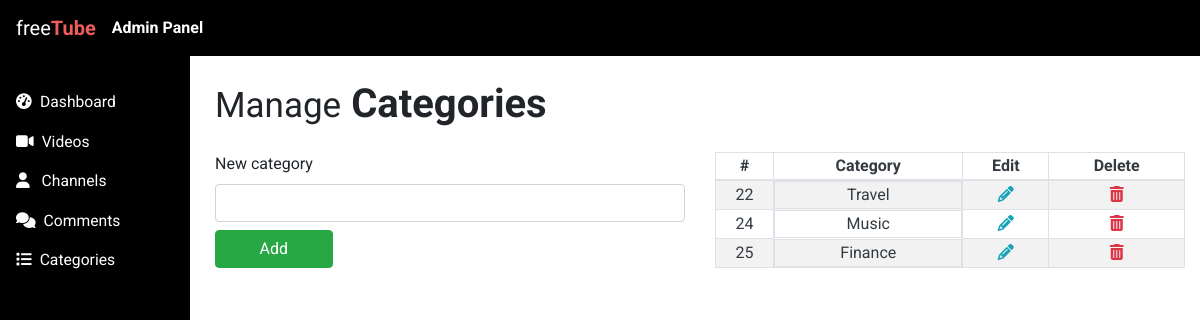
The page /admin/categories (signed in) on the database as committed earlier.
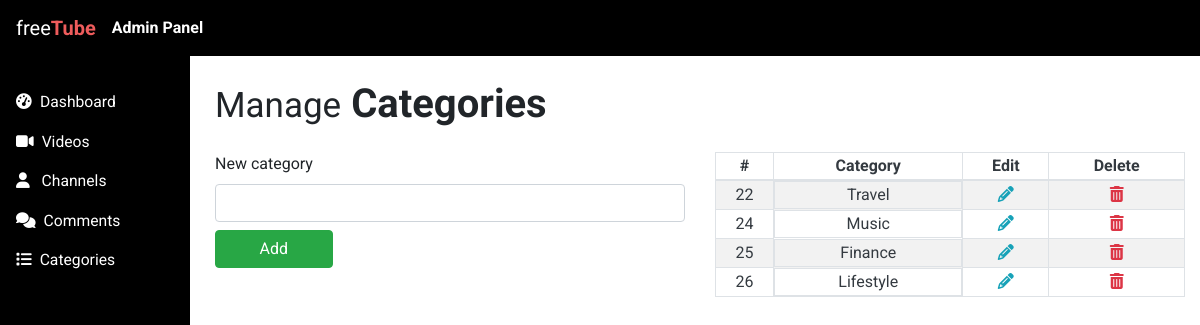
The same page on the database as committed later.
### tables this page shows
CREATE TABLE `categories` (
  `cat_id` int(11) NOT NULL,
  `cat_title` varchar(255) NOT NULL
);

### app/controllers/Admin.php (called while the page is built, shortened)
<?php
class Admin extends Controller {
  public function __construct() {
    $this->categoryModel = $this->model('Category');
  }
  public function categories() {
    $categories = $this->categoryModel->getCategories();
    $data = [
      'categories' => $categories
    ];
    $this->view('admin/categories', $data);
  }
}
?>

### app/libraries/Core.php (called while the page is built, shortened)
<?php
class CORE {
  protected $currentMethod = 'index';
  public function __construct() {
    $url = $this->getUrl();
    if ($url !== NULL && file_exists('../app/controllers/' . ucwords($url[0]) . '.php')) {
      unset($url[0]);
    } elseif ($url !== NULL && !file_exists('../app/controllers/' . ucwords($url[0]) . '.php')) {
      $this->currentController = 'Errors';
      $this->currentMethod = 'page_not_found';
    }
    $this->currentController = new $this->currentController;
    if(isset($url[1])) {
      if(method_exists($this->currentController, $url[1])) {
        $this->currentMethod = $url[1];
        unset($url[1]);
      }
    }
    $this->params = $url ? array_values($url) : [];
    call_user_func_array([$this->currentController, $this->currentMethod], $this->params);
  }
  private function getUrl() {
    if(isset($_GET['url'])) {
      $url = rtrim($_GET['url'], '/');
      $url = explode('/', $url);
      return $url;
    }
  }
}
?>

### public/index.php (called while the page is built, shortened)
<?php
$init = new Core;
?>

### app/libraries/Database.php (called while the page is built, shortened)
<?php
class Database extends DatabaseConfig {
    private $dbh;
    private $stmt;
    public function __construct() {
        $dsn = 'mysql:host=' . $this->host . ';dbname=' . $this->db;
        $options = [
            PDO::ATTR_PERSISTENT => true,
            PDO::ATTR_ERRMODE => PDO::ERRMODE_EXCEPTION
        ];
        try {
            $this->dbh = new PDO($dsn,$this->user, $this->pw, $options);
        } catch(PDOException $ex) {
            $this->error = $ex->getMessage();
            echo $this->error;
        }
    }
    public function query($query) {
        $this->stmt = $this->dbh->prepare($query);
    }
    public function execute(){
        return $this->stmt->execute();
    }
    public function resultSet(){
        $this->execute();
        return $this->stmt->fetchAll(PDO::FETCH_ASSOC);
    }
}
?>

### app/models/category.php (called while the page is built, shortened)
<?php
class Category {
  private $db;
  public function __construct() {
    $this->db = new Database;
  }
  public function getCategories() {
    $this->db->query("SELECT * FROM categories");
    return $this->db->resultSet();
  }
}
?>

### app/views/admin/categories.php (the view, shortened to what this page needs)
<?php
require APPROOT . '/views/includes/admin_header.php';
?>
  <div class="page-wrapper">
    <div class="container-fluid">
      <div class="row">
        <div class="col-lg-12 mb-3">
          <h1 class="page-header">
            <small>Manage</small>
            Categories
          </h1>
        </div>
        <div class="col-md-6">
          <form action="<?php echo URLROOT;?>/admin/add_cat" method="post">
            <div class="form-group">
              <label for="add-category">New category</label>
              <input type="text" name="new" class="form-control <?php if(!empty($data['new_cat_error']) ? 'is-invalid' : '');?>" id="add-category">
              <button type="submit" class="btn-success btn mt-2 w-25">Add</button>
            </div>
          </form>
        </div>
        <div class="col-md-6">
          <form id="cat-form" action="<?php echo URLROOT; ?>/admin/del_cat" method="post">
            <table id="video-table" class="table-striped table-bordered table-hover text-dark text-center" cellspacing="0" width="100%">
              <thead class="">
                <tr>
                  <th>#</th>
                  <th>Category</th>
                  <th>Edit</th>
                  <th>Delete</th>
                </tr>
              </thead>
              <tbody>
                <?php foreach ($data['categories'] as $key => $cat) : ?>
                <tr>
                  <td><?php echo $cat['cat_id'];?></td>
                  <td class="d-flex align-items-center justify-content-center">
                    <div class="cat-title" data-index="<?php echo $cat['cat_id']; ?>">
                      <?php echo $cat['cat_title'];?>
                    </div>
                  </td>
                  <td class="text-center">
                    <button id="open-cat-edit" type="button" onclick="openCatEdit(this)" class="open-cat-edit bg-transparent border-0 text-info" data-index="<?php echo $cat['cat_id']; ?>"><i class="fa fa-pencil" aria-hidden="true"></i></button>
                  </td>
                  <td class="text-center">
                    <button type="submit" class="del-cat-btn bg-transparent border-0 text-danger" name="del-cat" value="<?php echo $cat['cat_id']; ?>"><i class="fa fa-trash" aria-hidden="true"></i></button>
                  </td>
                </tr>
                <?php endforeach; ?>
              </tbody>
            </table>
          </form>
        </div>
      </div>
    </div>
  </div>
<?php
require APPROOT . '/views/includes/admin_footer.php';
?>

Rows that differ between the two databases and show on the page:
added categories: cat_id "26", cat_title "Lifestyle"
